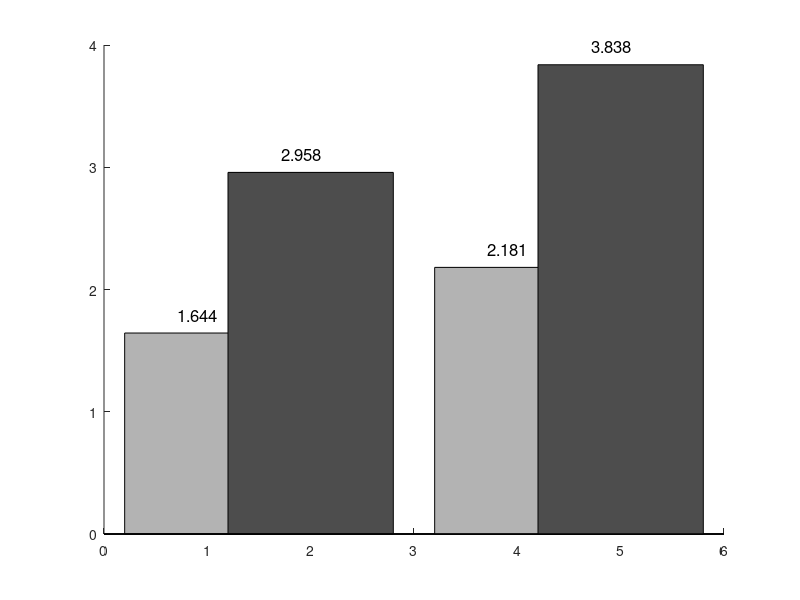

Reproduce this figure in MATLAB. (Note: this script raises an error after producing the figure.)
%% Scaled specific conductance calculator
% Generates a bar chart for a specific doped CNT (both semiconducting and
% metallic.

clear
close all

%%%%%%%%%%%%%%%%%%%%%%% USER CONFIG %%%%%%%%%%%%%%%%%%%%%%%
output_folder = '/home/khaiyichin/Downloads/cnt/';

filename_1 = 'k_doped_cond';
filename_2 = 'k_doped_scaled_cond';

ext_1 = '.fig';
ext_2 = '.png';

output_fig_1 = strcat(output_folder, filename_1, ext_1);
output_fig_2 = strcat(output_folder, filename_2, ext_1);
output_png_1 = strcat(output_folder, filename_1, ext_2);
output_png_2 = strcat(output_folder, filename_2, ext_2);

grayscale_image = 1; % 1 for grayscale, 0 for color

% Dopant mass
KAuBr4 = 38.0893 + 196.97 + 4*79.904;
K = 38.0893;
AuBr4 = 196.97 + 4*79.904;

% Transmission values G/G_0
trans_1 = 1.644;		% (8,0) lower dopant concentration
trans_2 = 2.958;		% (5,5)	lower dopant concentration
trans_3 = 2.181;		% (8,0) higher dopant concentration
trans_4 = 3.8385;		% (5,5) higher dopant concentration

% Number of dopants in one SWNT unit cell
duc_1 = 0.5;
duc_2 = 0.5;
duc_3 = 1;
duc_4 = 1;

% Mass of each dopant
m_d_1 = K;
m_d_2 = K;
m_d_3 = K;
m_d_4 = K;

%%%%%%%%%%%%%%%%%%%%%%% END OF USER CONFIG %%%%%%%%%%%%%%%%%%%%%%%

% Number of C atoms in the computational unit cell
C_uc_1 = 32;
C_uc_2 = 20;
C_uc_3 = 32;
C_uc_4 = 20;

% Mass of each C atom
m_C = 12.011;

% SWNT unit cell length in angstroms
len_uc_1 = 3*1.421;
len_uc_2 = sqrt(3)*1.421;
len_uc_3 = 3*1.421;
len_uc_4 = sqrt(3)*1.421;

% Scaled specific conductance
scaled_1 = trans_1 / ((m_d_1*duc_1+m_C*C_uc_1)/len_uc_1);
scaled_2 = trans_2 / ((m_d_2*duc_2+m_C*C_uc_2)/len_uc_2);
scaled_3 = trans_3 / ((m_d_3*duc_3+m_C*C_uc_3)/len_uc_3);
scaled_4 = trans_4 / ((m_d_4*duc_4+m_C*C_uc_4)/len_uc_4);

x_label = {'0.50','0.50','1.00','1.00'};
x_data = [1,2,4,5];

% Bar chart for conductance
figure(1)
hold on
y_data_1 = [trans_1;trans_2;trans_3;trans_4];
for i = 1:4
	if i == 1 || i == 3
        if grayscale_image == 1
            color_str = [179/255, 179/255, 179/255]; % grayscale colors
        else
            color_str = 'r';
        end
    else
        if grayscale_image == 1
            color_str = [77/255, 77/255, 77/255]; % grayscale colors
        else
            color_str = 'b';
        end
	end
	bar(x_data(i),y_data_1(i),'FaceColor', color_str);
	text(x_data(i)-0.285,y_data_1(i)+0.15,num2str(y_data_1(i),'%.3f'),'FontSize',12);
end

fig_1 = gcf;
fig_1.PaperUnits = 'inches';
fig_1.PaperPosition = [0 0 6.75 5.5];

axes_1 = gca;
axes_1.FontSize = 12;
axes_1.XTick = x_data;
axes_1.XTickLabel = x_label;
axes_1.XLabel.String = 'Dopant Concentration (atoms/unit cell)';
axes_1.XLabel.Position = axes_1.XLabel.Position + [0 -0.0375 0];
axes_1.YLim = [0,5];
axes_1.YTick = [0:0.5:axes_1.YLim(end)];
axes_1.YGrid = 'on';
axes_1.Title.String = 'Conductance (K Dopant)';
axes_1.YLabel.String = 'G/G_0';
axes_1.Box = 'on';
legend({'(8,0) SWNT','(5,5) SWNT'},'Location','Northwest','FontSize',12)

plot(axes_1.XLim,[2 2],'k--')
axes_1.Legend.String(3) = {'Undoped (5,5) SWNT'};
savefig(fig_1,output_fig_1)
print(output_png_1,'-dpng','-r0')

% Bar chart for scaled specific conductance
figure(2)
hold on
y_data_2 = [scaled_1;scaled_2;scaled_3;scaled_4];
for i = 1:4
	if i == 1 || i == 3
        if grayscale_image == 1
            color_str = [179/255, 179/255, 179/255]; % grayscale colors
        else
            color_str = 'r';
        end
    else
        if grayscale_image == 1
            color_str = [77/255, 77/255, 77/255]; % grayscale colors
        else
            color_str = 'b';
        end
	end
	bar(x_data(i),y_data_2(i),'FaceColor', color_str);
	text(x_data(i)-0.35,y_data_2(i)+0.0015,num2str(y_data_2(i),'%.4f'),'FontSize',12);
end

fig_2 = gcf;
fig_2.PaperUnits = 'inches';
fig_2.PaperPosition = [0 0 6.75 5.5];

axes_2 = gca;
axes_2.FontSize = 12;
axes_2.XTick = x_data;
axes_2.XTickLabel = x_label;
axes_2.XLabel.String = 'Dopant Concentration (atoms/unit cell)';
% axes_2.XLabel.Position = axes_2.XLabel.Position + [0 -0.00085 0];
axes_2.XLabel.Position = axes_2.XLabel.Position + [0 -0.0002 0];
axes_2.YLim = [0,0.04];
axes_2.YTick = [0:0.005:axes_1.YLim(end)];
axes_2.YGrid = 'on';
axes_2.Title.String = 'Specific Conductance (K Dopant)';
axes_2.YLabel.String = ['LG/mG_0 (',char(197),' amu^{-1})'];
axes_2.Box = 'on';
legend({'(8,0) SWNT','(5,5) SWNT'},'Location','Northwest','FontSize',12)

plot(axes_2.XLim,[.0204 .0204],'k--')
axes_2.Legend.String(3) = {'Undoped (5,5) SWNT'};
savefig(fig_2,output_fig_2)
print(output_png_2,'-dpng','-r0')
% filename = '';
% print(filename,'-dpng','-r0');
